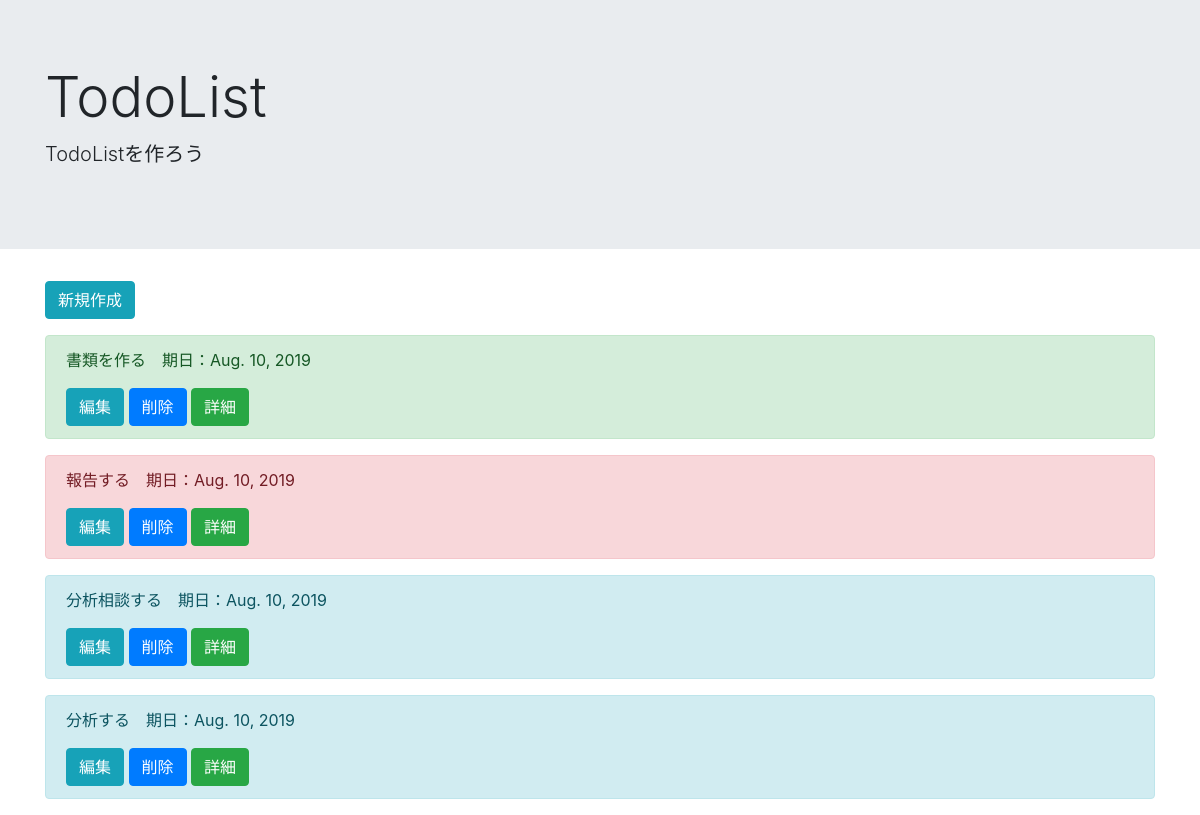
The page /list/ on the database as committed earlier.
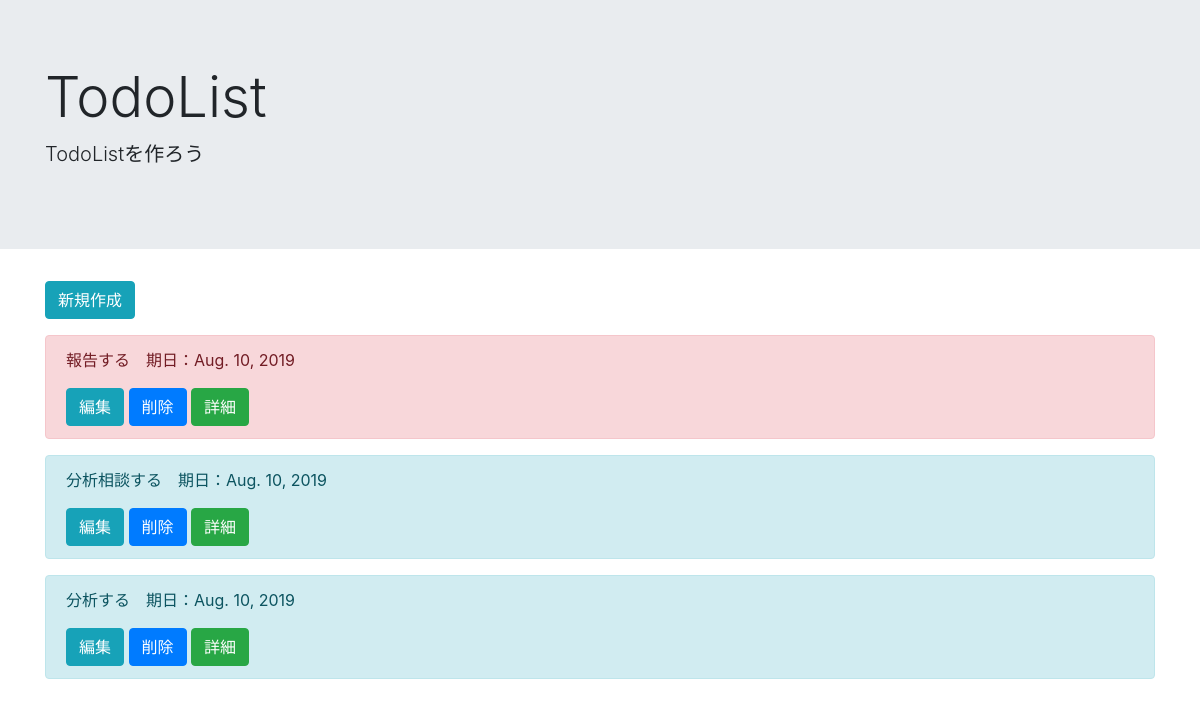
The same page on the database as committed later.
### todo/models.py (models this page shows, shortened)
class TodoModel(models.Model):
    title = models.CharField(max_length=100)
    memo = models.TextField()
    priority = models.CharField(
        max_length = 50,
        choices = PRIORITY,
    )
    duedate = models.DateField()

### todo/views.py (the view)
# urls.py: path('list/', TodoList.as_view(), name='list'),
class TodoList(ListView):
    template_name = 'list.html'
    model = TodoModel

### templates/list.html
{% extends 'base.html' %}
{% block header %}
<div class="jumbotron jumbotron-fluid">
    <div class="container">
        <h1 class="display-4">TodoList</h1>
        <p class="lead">TodoListを作ろう</p>
    </div>
</div>
{% endblock header %}
{% block content %}
<div class="container">
    <p><a href="{% url 'create' %}" class="btn btn-info btn" tabindex="-1" role="button" aria-disabled="true">新規作成</a></p>
    {% for item in object_list %}
    <div class="alert alert-{{ item.priority }}" role="alert">
        <p>{{ item.title }}　期日：{{ item.duedate }}</p>
        <a href="{% url 'update' item.pk %}" class="btn btn-info btn" tabindex="-1" role="button" aria-disabled="true">編集</a>
        <a href="{% url 'delete' item.pk %}" class="btn btn-primary btn" tabindex="-1" role="button" aria-disabled="true">削除</a>
        <a href="{% url 'detail' item.pk %}" class="btn btn-success btn" tabindex="-1" role="button" aria-disabled="true">詳細</a>
    </div>
    {% endfor %}
</div>
{% endblock content %}

### templates/base.html (shortened to what this page needs)
<!doctype html>
<html lang="en">
    <head>
        <link rel="stylesheet" href="https://stackpath.bootstrapcdn.com/bootstrap/4.3.1/css/bootstrap.min.css">
    </head>
    <body>
    {% block header %}
    {% endblock header %}
    {% block content %}
    {% endblock content %}
    </body>
</html>

Rows that differ between the two databases and show on the page:
removed TodoModel: title "書類を作る", duedate "Aug. 10, 2019", priority "success" (drawn)
